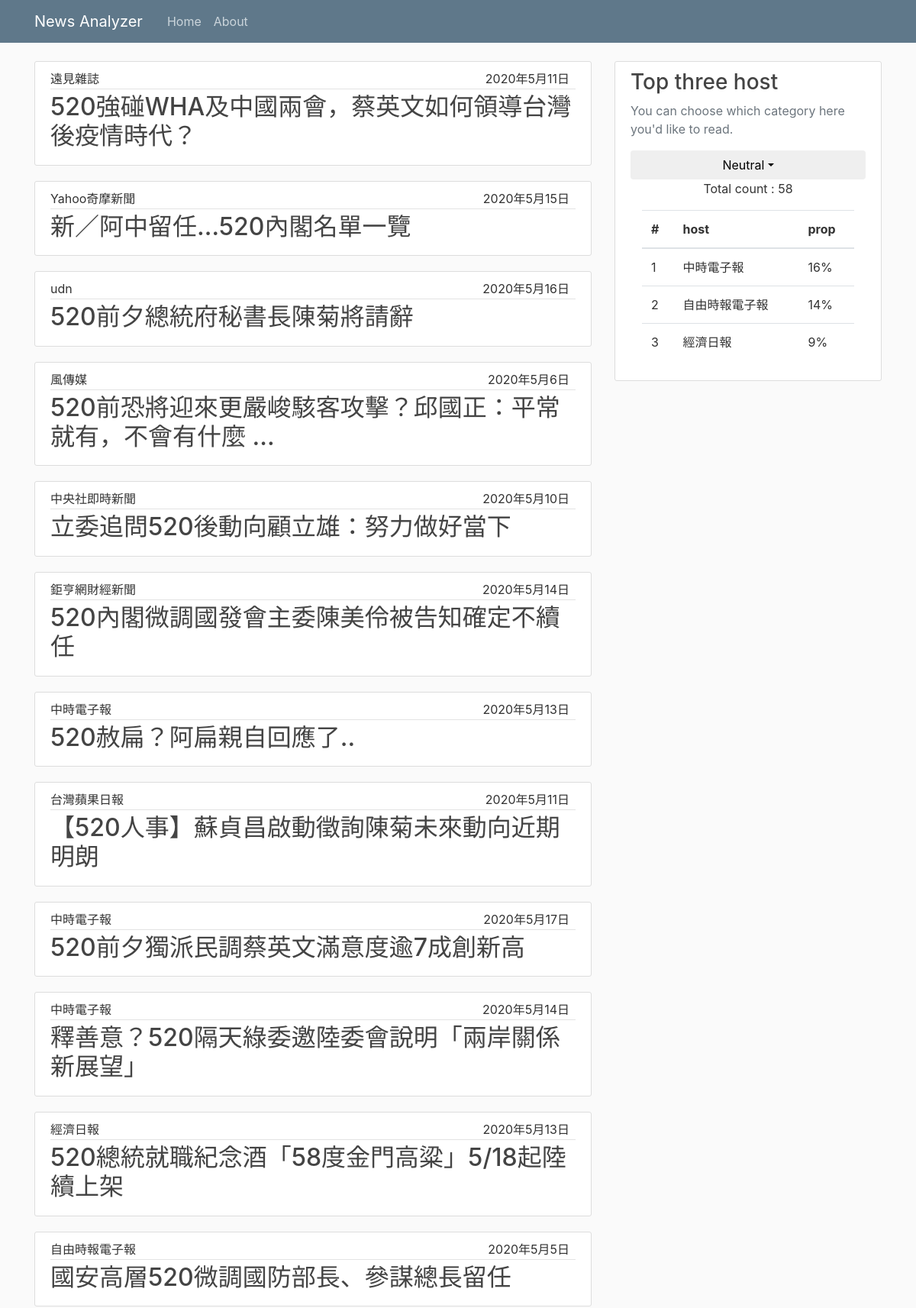
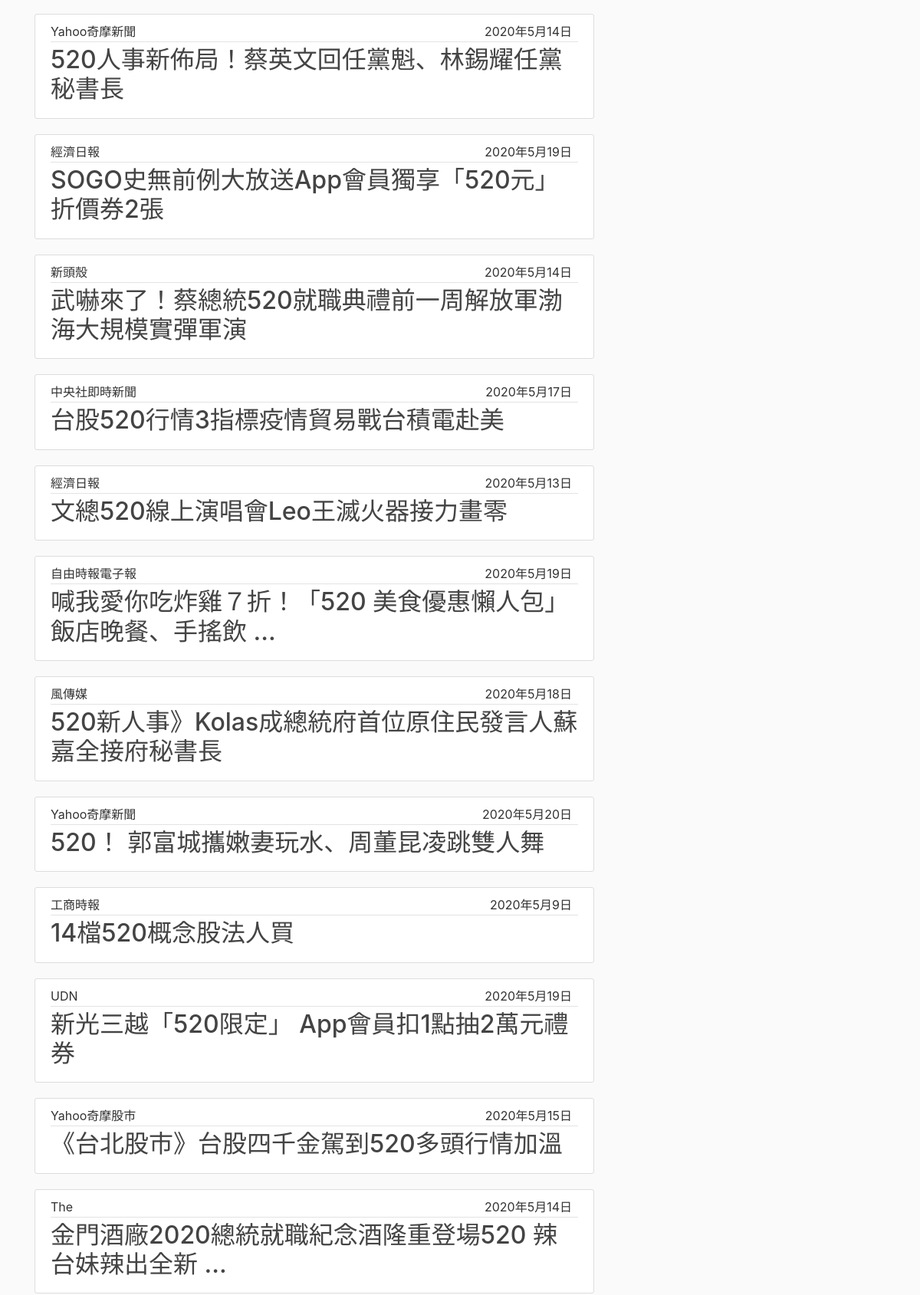
Page /result/ (upper part) on the committed database (2 pictures, top to bottom).
### analyzer/models.py (models this page shows, shortened)
class CrawlPage(models.Model):
    title = models.CharField(max_length = 100)
    category = models.CharField(max_length = 100)
    segment = models.CharField(max_length = 100)
    host = models.CharField(max_length = 100)
    url = models.CharField(max_length = 100)
    time = models.CharField(max_length = 100)
    class Meta:
        db_table = "CrawlPage"

### analyzer/views.py (the view, shortened to what this page needs)
# urls.py: path('result/', views.result, name='analyzer-result'),
def result(request):
    conn = sqlite3.connect("./db.sqlite3")
    cursor = conn.cursor()
    sql = "SELECT COUNT(*) FROM Crawlpage WHERE category = \'neutral\'"
    cursor.execute(sql)
    result = cursor.fetchone()
    total_count = result[0]
    sql = "SELECT host, COUNT() AS COUNT FROM Crawlpage WHERE category = \'neutral\' GROUP BY host ORDER BY COUNT DESC limit 3"
    cursor.execute(sql)
    row = cursor.fetchall()
    context = {
        'title': 'Result',
        'total_count': total_count,
    }
    if total_count > 0:
        context.update({'crawlPages': CrawlPage.objects.filter(category = 'neutral')})
    if len(row) > 0:
        context.update({'first': row[0][0]})
        context.update({'first_count': row[0][1]})
        context.update({'first_per': round(row[0][1] / total_count * 100)})
    if len(row) > 1:
        context.update({'second': row[1][0]})
        context.update({'second_count': row[1][1]})
        context.update({'second_per': round(row[1][1] / total_count * 100)})
    if len(row) > 2:
        context.update({'third': row[2][0]})
        context.update({'third_count': row[2][1]})
        context.update({'third_per': round(row[2][1] / total_count * 100)})
    conn.close()
    return render(request, 'analyzer/result-neu.html', context)

### analyzer/templates/analyzer/result-neu.html (shortened to what this page needs)
{% extends "analyzer/result-base.html" %}
{% block choice %}
  <div class="dropdown">
    <button class="btn btn-block dropdown-toggle" type="button" id="dropdownMenuButton" data-toggle="dropdown" aria-haspopup="true" aria-expanded="false">Neutral</button>
  </div>
{% endblock choice %}

### analyzer/templates/analyzer/result-base.html
{% extends "analyzer/base.html" %}
{% block content %}
    {% if crawlPages %}
        <div class="col-md-8">
            {% for crawlPage in crawlPages %}
                <article class="media content-section">
                    <div class="media-body">
                        <div class="article-metadata">
                            <a class="mr-2">{{ crawlPage.host }}</a>
                            <a class="mr-2 float-right">{{ crawlPage.time }}</a>
                        </div>
                        <h2><a class="article-title" href={{ crawlPage.url }}>{{ crawlPage.title }}</a></h2>
                    </div>
                </article>
            {% endfor %}
        </div>
    {% else %}
        <div class="col-md-8">
            <h2><a class="article-title">No result. Maybe uncorrect date.Try another keyword or date or category.</a>
            </h2>
        </div>
    {% endif %}
    <div class="col-md-4">
        <div class="content-section">
            <h3>Top three host</h3>
            <p class='text-muted'>You can choose which category here you'd like to read.
                {% block choice %}{% endblock choice %}
                <div class="container">
            <p class='text-center'>Total count : {{ total_count }}</p>
            {% if first %}
                <table class="table">
                    <thead>
                    <tr>
                        <th>#</th>
                        <th>host</th>
                        <th>prop</th>
                    </tr>
                    </thead>
                    <tbody>
                    <tr>
                        <td>1</td>
                        <td>{{ first }}</td>
                        <td>{{ first_per }}%</td>
                    </tr>
                    {% if second %}
                        <tr>
                            <td>2</td>
                            <td>{{ second }}</td>
                            <td>{{ second_per }}%</td>
                        </tr>
                    {% endif %}
                    {% if third %}
                        <tr>
                            <td>3</td>
                            <td>{{ third }}</td>
                            <td>{{ third_per }}%</td>
                        </tr>
                    {% endif %}
                    </tbody>
                </table>
            {% endif %}
        </div>
        </p>
    </div>
    </div>
{% endblock content %}

### analyzer/static/analyzer/main.css (style rules this page uses)
body { background: #fafafa; color: #333333; margin-top: 5rem; }
h1, h2, h3, h4, h5, h6 { color: #444444; }
.content-section { background: #ffffff; padding: 10px 20px; border: 1px solid #dddddd; border-radius: 3px; margin-bottom: 20px; }
.article-title { color: #444444; }
.article-metadata { padding-bottom: 1px; margin-bottom: 4px; border-bottom: 1px solid #e3e3e3 }

### rows in the picture
CrawlPage: host "遠見雜誌", time "2020年5月11日", title "520強碰WHA及中國兩會，蔡英文如何領導台灣後疫情時代？"
CrawlPage: host "Yahoo奇摩新聞", time "2020年5月15日", title "新／阿中留任…520內閣名單一覽"
CrawlPage: host "udn", time "2020年5月16日", title "520前夕總統府秘書長陳菊將請辭"
CrawlPage: host "風傳媒", time "2020年5月6日", title "520前恐將迎來更嚴峻駭客攻擊？邱國正：平常就有，不會有什麼 ..."
CrawlPage: host "中央社即時新聞", time "2020年5月10日", title "立委追問520後動向顧立雄：努力做好當下"
CrawlPage: host "鉅亨網財經新聞", time "2020年5月14日", title "520內閣微調國發會主委陳美伶被告知確定不續任"
CrawlPage: host "中時電子報", time "2020年5月13日", title "520赦扁？阿扁親自回應了.."
CrawlPage: host "台灣蘋果日報", time "2020年5月11日", title "【520人事】蘇貞昌啟動徵詢陳菊未來動向近期明朗"
CrawlPage: host "中時電子報", time "2020年5月17日", title "520前夕獨派民調蔡英文滿意度逾7成創新高"
CrawlPage: host "中時電子報", time "2020年5月14日", title "釋善意？520隔天綠委邀陸委會說明「兩岸關係新展望」"
CrawlPage: host "經濟日報", time "2020年5月13日", title "520總統就職紀念酒「58度金門高粱」5/18起陸續上架"
CrawlPage: host "自由時報電子報", time "2020年5月5日", title "國安高層520微調國防部長、參謀總長留任"
CrawlPage: host "Yahoo奇摩新聞", time "2020年5月14日", title "520人事新佈局！蔡英文回任黨魁、林錫耀任黨秘書長"
CrawlPage: host "經濟日報", time "2020年5月19日", title "SOGO史無前例大放送App會員獨享「520元」折價券2張"
CrawlPage: host "新頭殼", time "2020年5月14日", title "武嚇來了！蔡總統520就職典禮前一周解放軍渤海大規模實彈軍演"
CrawlPage: host "中央社即時新聞", time "2020年5月17日", title "台股520行情3指標疫情貿易戰台積電赴美"
CrawlPage: host "經濟日報", time "2020年5月13日", title "文總520線上演唱會Leo王滅火器接力畫零"
CrawlPage: host "自由時報電子報", time "2020年5月19日", title "喊我愛你吃炸雞７折！「520 美食優惠懶人包」飯店晚餐、手搖飲 ..."
CrawlPage: host "風傳媒", time "2020年5月18日", title "520新人事》Kolas成總統府首位原住民發言人蘇嘉全接府秘書長"
CrawlPage: host "Yahoo奇摩新聞", time "2020年5月20日", title "520！ 郭富城攜嫩妻玩水、周董昆凌跳雙人舞"
CrawlPage: host "工商時報", time "2020年5月9日", title "14檔520概念股法人買"
CrawlPage: host "UDN", time "2020年5月19日", title "新光三越「520限定」 App會員扣1點抽2萬元禮券"
CrawlPage: host "Yahoo奇摩股市", time "2020年5月15日", title "《台北股市》台股四千金駕到520多頭行情加溫"
CrawlPage: host "The", time "2020年5月14日", title "金門酒廠2020總統就職紀念酒隆重登場520 辣台妹辣出全新 ..."

### other values in the picture
{{ total_count }} "58"
{{ first }} "中時電子報"
{{ first_per }} "16"
{{ second }} "自由時報電子報"
{{ second_per }} "14"
{{ third }} "經濟日報"
{{ third_per }} "9"
